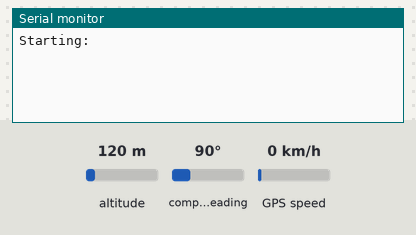
The sketch below on a simulated Arduino Uno, built with avr-gcc and run on an emulated ATmega328P. Parts: the last lines printed to the serial monitor. The inputs (shaded band) are chosen by the test bench; at power-on: compass heading 90°, GPS speed 0 km/h, altitude 120 m. The GPS gets a fix after 3 s at 37.7749, -122.4194 with 8 satellites.

Above: at 1.4 s.
1.5 s: compass heading set to 7°
At 5.51 s:
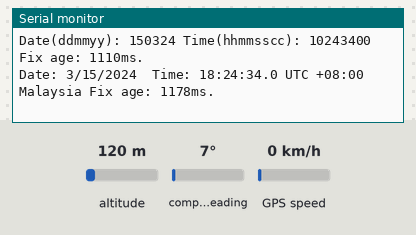
5.7 s: compass heading set to 352°
At 6.2 s:
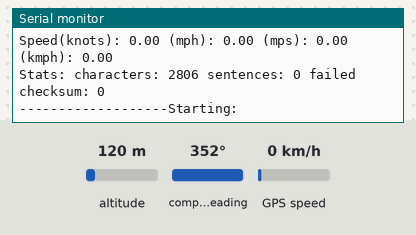
7.2 s: GPS speed set to 2 km/h
At 12.9 s:
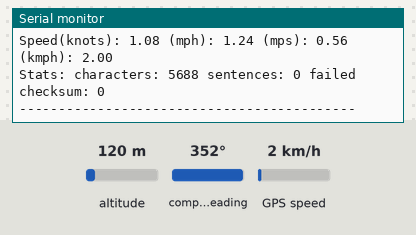
Timing chart, 0 to 14.4 s (numbered marks = the images above; inputs shaded):
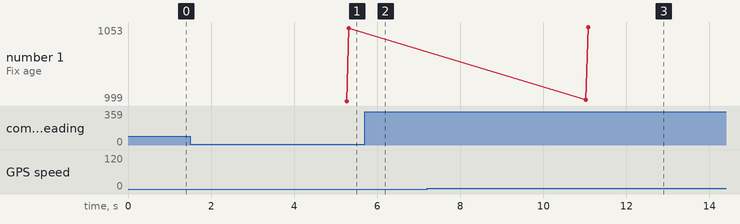

Measured:
- after the input at 5.7 s, the serial monitor: prints a new line at once (image 2)
- after the input at 7.2 s, the serial monitor: prints a new line after 4.1 s (image 3)

The sketch:

sketch_may7a.ino
```cpp
/***********************************************************
 *Project   : GY-NEO6MV2 Flight Control GPS Module Tutorial
 *MYBOTIC @ www.mybotic.com.my
************************************************************/

#include <SoftwareSerial.h>
#include <TinyGPS.h>

#define RXpin 7
#define TXpin 6

SoftwareSerial mySerial(TXpin,RXpin);
TinyGPS gps;

void printFloat(double f, int digits = 2);

void setup() {

  Serial.begin(9600);
  mySerial.begin(9600);
  Serial.println("Starting: ");
  delay(200);

}

void loop()
{
  bool newdata = false;
  unsigned long start = millis();

  while(millis() - start < 5000)
  {
    if(mySerial.available())
    {
      char c = mySerial.read();
      if(gps.encode(c))
      {
        newdata = true;
      }
    }
  }

  if(newdata)
  {
    Serial.println("Acquired Data: ");
    Serial.println("-------------------------------------------");
    gpsdata(gps);
    Serial.println("\n-------------------------------------------");
    Serial.println();
  }
}

void gpsdata(TinyGPS &gps)
{
  long latitude, longitude;
  float flatitude,flongitude;
  unsigned long date, time, chars, age;
  int year;
  byte month, day, hour, minute, second, hundredths;
  unsigned short sentences, failed;

  //latitude and longitude in 10^-5deg
  gps.get_position(&latitude, &longitude, &age);
  Serial.print("Lat/Long(float): "); Serial.print(latitude);Serial.print(", "); Serial.print(longitude);
  Serial.print(" Fix age: "); Serial.print(age); Serial.print("ms.");
  Serial.print("\n");

  //latitude and longitude in float
  gps.f_get_position(&flatitude, &flongitude, &age);
  Serial.print("Lat/Long(float): "); printFloat(flatitude,5);Serial.print(", "); printFloat(flongitude,5);
  Serial.print(" Fix age: "); Serial.print(age); Serial.print("ms.");
  Serial.print("\n");

  //get time and date
  gps.get_datetime(&date, &time, &age);
  Serial.print("Date(ddmmyy): "); Serial.print(date); Serial.print(" Time(hhmmsscc): "); Serial.print(time);
  Serial.print(" Fix age: "); Serial.print(age); Serial.print("ms.");
  Serial.print("\n");

  //time and date in UTC +8 Malaysia
  gps.crack_datetime(&year, &month, &day, &hour, &minute, &second, &hundredths, &age);
  Serial.print("Date: "); Serial.print(static_cast<int>(month)); Serial.print("/");
  Serial.print(static_cast<int>(day)); Serial.print("/"); Serial.print(year);
  Serial.print("  Time: "); Serial.print(static_cast<int>(hour+8));  Serial.print(":"); //Serial.print("UTC +08:00 Malaysia");
  Serial.print(static_cast<int>(minute)); Serial.print(":"); Serial.print(static_cast<int>(second));
  Serial.print("."); Serial.print(static_cast<int>(hundredths)); Serial.print(" UTC +08:00 Malaysia");
  Serial.print(" Fix age: "); Serial.print(age); Serial.print("ms.");
  Serial.print("\n");

  //get altitude and wind speed
  Serial.print("Alt(cm): "); Serial.print(gps.altitude()); Serial.print(" Course(10^-2 deg): ");Serial.print(gps.course()); Serial.print(" Speed(10^-2 knots): "); Serial.println(gps.speed());
  Serial.print("Alt(float): "); printFloat(gps.f_altitude()); Serial.print(" Course(float): ");printFloat(gps.f_course()); Serial.println();
  Serial.print("Speed(knots): "); printFloat(gps.f_speed_knots()); Serial.print(" (mph): ");printFloat(gps.f_speed_mph());
  Serial.print(" (mps): "); printFloat(gps.f_speed_mps()); Serial.print(" (kmph): ");printFloat(gps.f_speed_kmph());
  Serial.print("\n");

  //get statistics
  gps.stats(&chars, &sentences, &failed);
  Serial.print("Stats: characters: "); Serial.print(chars); Serial.print(" sentences: ");
  Serial.print(sentences); Serial.print(" failed checksum: "); Serial.print(failed);
}

void printFloat(double number, int digits)
{
  // Handle negative numbers
  if (number < 0.0)
  {
     Serial.print('-');
     number = -number;
  }

  // Round correctly so that print(1.999, 2) prints as "2.00"
  double rounding = 0.5;
  for (uint8_t i=0; i<digits; ++i)
    rounding /= 10.0;

  number += rounding;

  // Extract the integer part of the number and print it
  unsigned long int_part = (unsigned long)number;
  double remainder = number - (double)int_part;
  Serial.print(int_part);

  // Print the decimal point, but only if there are digits beyond
  if (digits > 0)
    Serial.print(".");

  // Extract digits from the remainder one at a time
  while (digits-- > 0)
  {
    remainder *= 10.0;
    int toPrint = int(remainder);
    Serial.print(toPrint);
    remainder -= toPrint;
  }
}
```
